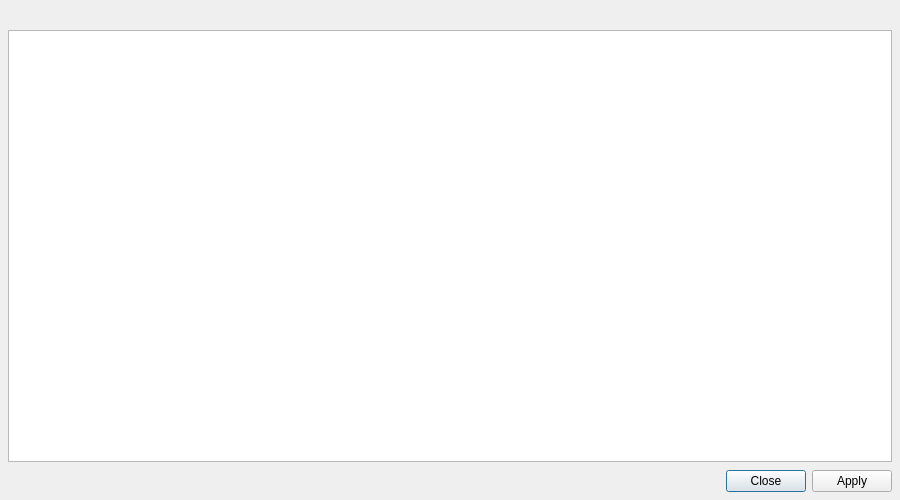
<?xml version="1.0" encoding="UTF-8"?>
<ui version="4.0">
 <class>ListCollateralTxsDlg</class>
 <widget class="QDialog" name="ListCollateralTxsDlg">
  <property name="geometry">
   <rect>
    <x>0</x>
    <y>0</y>
    <width>900</width>
    <height>500</height>
   </rect>
  </property>
  <property name="windowTitle">
   <string>Dialog</string>
  </property>
  <property name="modal">
   <bool>true</bool>
  </property>
  <layout class="QVBoxLayout" name="verticalLayout">
   <property name="spacing">
    <number>8</number>
   </property>
   <property name="leftMargin">
    <number>8</number>
   </property>
   <property name="topMargin">
    <number>8</number>
   </property>
   <property name="rightMargin">
    <number>8</number>
   </property>
   <property name="bottomMargin">
    <number>8</number>
   </property>
   <item>
    <widget class="QLabel" name="lblMessage">
     <property name="text">
      <string/>
     </property>
     <property name="wordWrap">
      <bool>true</bool>
     </property>
    </widget>
   </item>
   <item>
    <widget class="QTableView" name="collsTableView">
     <property name="sizeAdjustPolicy">
      <enum>QAbstractScrollArea::AdjustToContentsOnFirstShow</enum>
     </property>
     <property name="selectionMode">
      <enum>QAbstractItemView::SingleSelection</enum>
     </property>
     <property name="selectionBehavior">
      <enum>QAbstractItemView::SelectRows</enum>
     </property>
     <property name="showGrid">
      <bool>true</bool>
     </property>
     <property name="sortingEnabled">
      <bool>false</bool>
     </property>
     <attribute name="verticalHeaderVisible">
      <bool>false</bool>
     </attribute>
     <attribute name="verticalHeaderCascadingSectionResizes">
      <bool>true</bool>
     </attribute>
     <attribute name="verticalHeaderHighlightSections">
      <bool>false</bool>
     </attribute>
    </widget>
   </item>
   <item>
    <widget class="QDialogButtonBox" name="buttonBox">
     <property name="standardButtons">
      <set>QDialogButtonBox::Apply|QDialogButtonBox::Close</set>
     </property>
    </widget>
   </item>
  </layout>
 </widget>
 <resources/>
 <connections/>
</ui>
